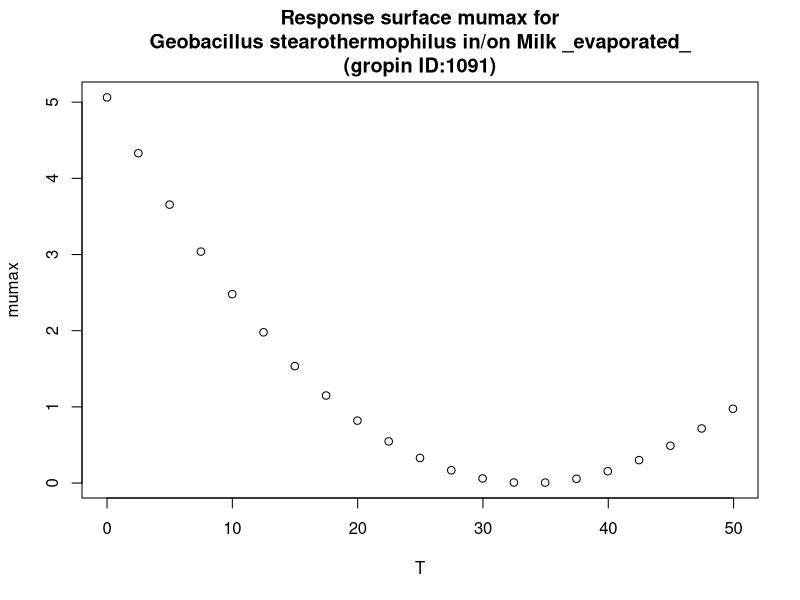

Source code (R):
#############################
# start of Parameter script
#############################
T <- seq(0,49.95004995005,length.out=21)
#############################
# end of Parameter script
#############################
############################# 
# start of Model script Gropin ID 1091 
#############################
 
# constant coefficients for this model
 
variables <- data.frame(T)
argumentsPar <- expand.grid(variables)
 
# heart of the model
response_surface <- function(T) {
   mumax <-2.068*(T-68.14)*((T-33.76)^2)/((28.06)*((28.06)*(T-61.82)-(-604.0656+12.64*T)))

return(mumax=mumax)
} 

# output parameters
responseSurface <- cbind(argumentsPar,response_surface(argumentsPar['T']))
colnames(responseSurface) <- c(colnames(argumentsPar),'mumax')
#############################
# End of Model script
#############################
############################# 
# start of Visualisation script Gropin ID 1091 
#############################
plot(T,responseSurface$'mumax',xlab='T',
                          ylab='mumax',main='Response surface mumax for
Geobacillus stearothermophilus in/on Milk _evaporated_
(gropin ID:1091)')
#############################
# End of Visualisation script
#############################
